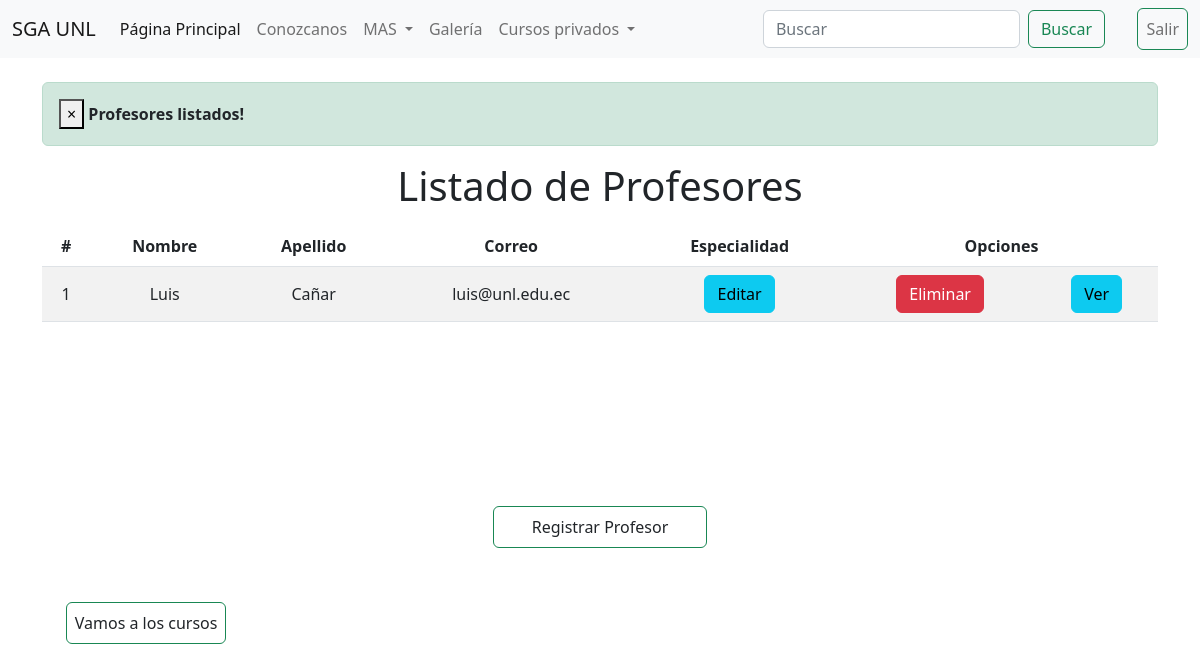
The page /tareas/listadoProfesores/ on the database its author committed.
### APPAdministrarTareas/models.py (models this page shows, shortened)
class Profesor(models.Model):
    carrera = (('sistemas','sistemas'),('computacion','computacion'),('electricidad','electricidad'),('electronica','electronica'),)
    nombreP = models.CharField(max_length=30, blank=False)
    apellidoP = models.CharField(max_length=30, blank=False)
    correoP = models.EmailField()
    celularP = models.CharField(max_length=10, blank=False)
    cedulaP = models.CharField(max_length=10, blank=False)
    user = models.CharField(max_length=15, blank=False)
    carrera_P= models.CharField(max_length=30, choices=carrera, default="", blank=False)

### APPAdministrarTareas/views.py (the view)
# urls.py: path('listadoProfesores/', views.listadoProfesores),
def listadoProfesores(request):
    profesoresListados = Profesor.objects.all()
    messages.success(request, 'Profesores listados!')
    return render(request, "listadoProfesores.html", {"cursos": profesoresListados})

### APPAdministrarTareas/templates/listadoProfesores.html (shortened to what this page needs)
{% extends "./base.html" %}
{% block body %}
<div class="row">
    <div class="col-sm-20 col-md-10 col-lg-12 col-xl-12">
        {% if messages %}
        {% for message in messages %}
        <div class="alert alert-dismissible alert-success">
            <button type="button" class="close" data-dismiss="alert">&times;</button>
            <strong class="text-dark">{{ message }}</strong>
        </div>
        {% endfor %}
        {% endif %}
        <h1 style="text-align: center;">Listado de Profesores</h1>
        <div class="table-responsive py-2">
            <table class="table table-striped">
                <thead>
                    <tr>
                        <th>#</th>
                        <th>Nombre</th>
                        <th>Apellido</th>
                        <th>Correo</th>
                        <th>Especialidad</th>
                        <th colspan="2">Opciones</th>
                    </tr>
                </thead>
                <tbody>
                    {% for c in cursos %}
                    <tr>
                        <td>{{forloop.counter}}</td>
                        <td>{{c.nombreP}}</td>
                        <td>{{c.apellidoP}}</td>
                        <td>{{c.correoP}}</td>
                        <td><a href="/tareas/edicionProfesor/{{c.id}}" class="btn btn-info">Editar</a></td>
                        <td><a href="/tareas/eliminarProfesor/{{c.id}}" class="btn btn-danger btnEliminacion">Eliminar</a></td>
                        <td><a href="/tareas/verProfesor/{{c.id}}" class="btn btn-info">Ver</a></td>
                    </tr>
                    {% endfor %}
                </tbody>
            </table>
        </div>
    </div>
</div>
<div class="container">
    <div class="container">
        <ul class="navbar-nav" style="padding-left: 40%; padding-right: 40%; margin-top: 15%;">
            <li class="nav-item  card-body">
              <a class="nav-link btn btn-outline-success" aria-current="page" href="/tareas/profesor/"
                >Registrar Profesor
              </a>
            </li>
        </ul>
    </div>
    <div class="container">
        <ul class="navbar-nav" style="padding-right: 85%; margin-top: 5%;">
            <li class="nav-item  card-body">
              <a class="nav-link btn btn-outline-success" aria-current="page" href="/tareas/"
                >Vamos a los cursos
              </a>
            </li>
        </ul>
    </div>
</div>
{% endblock %}

### APPAdministrarTareas/static/css/gestionCursos.css (style rules this page uses)
th, td { text-align: center; vertical-align: middle; }

### rows shown on the page
Profesor: nombreP "Luis", apellidoP "Cañar", correoP "luis@unl.edu.ec"

### other values the page prints
{{ message }} "Profesores listados!"
